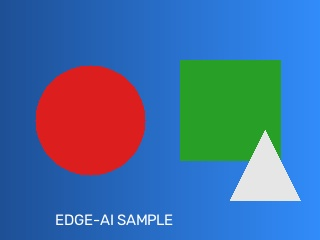
#> input picture opencv-experiments/sample.jpg, 320 x 240 px
$ python 04_edge_detection.py
#> lines starting #> are read from the running program, lines starting #| are printed output that depends on the picture; after the words box and inside, x2 and y2 are one past the last pixel; in counts of white or black regions, pixels touching at a corner belong together
"""
Canny edge detection, and why blurring first matters.

Why this matters: edge detection is noise-sensitive. Skipping the blur step
is a common mistake that produces noisy, unusable edge maps -- this script
shows the difference side by side, measured by counting edge pixels.
"""

import os
import cv2

HERE = os.path.dirname(os.path.abspath(__file__))
img = cv2.imread(os.path.join(HERE, "sample.jpg"))
#> img is the input picture: shape (240, 320, 3); mean B, G, R 158.4, 110.1, 69.2
gray = cv2.cvtColor(img, cv2.COLOR_BGR2GRAY)
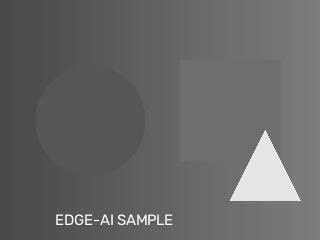
#> gray: shape (240, 320); min 73, max 250, mean 103.4

# --- Canny directly on the raw grayscale image ---
edges_raw = cv2.Canny(gray, threshold1=50, threshold2=150)
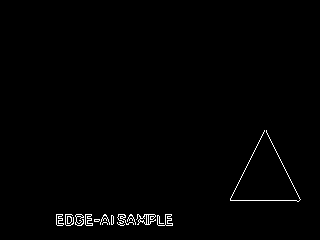
#> edges_raw: shape (240, 320); 0.96% white in thin lines or dots, all inside (x1, y1, x2, y2) = (56, 130, 301, 226)
cv2.imwrite(os.path.join(HERE, "04_edges_no_blur.jpg"), edges_raw)

# --- Blur first (Gaussian), then Canny -- the recommended order ---
blurred = cv2.GaussianBlur(gray, ksize=(5, 5), sigmaX=0)
edges_blurred = cv2.Canny(blurred, threshold1=50, threshold2=150)
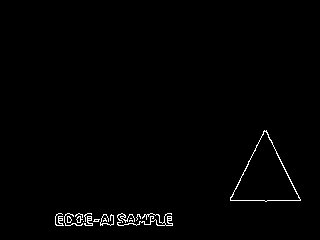
#> edges_blurred: shape (240, 320); 1% white in thin lines or dots, all inside (x1, y1, x2, y2) = (55, 130, 301, 226)
cv2.imwrite(os.path.join(HERE, "04_edges_with_blur.jpg"), edges_blurred)
cv2.imwrite(os.path.join(HERE, "04_blurred_input.jpg"), blurred)

edge_pixels_raw = int((edges_raw > 0).sum())
#> edge_pixels_raw = 740
edge_pixels_blurred = int((edges_blurred > 0).sum())
#> edge_pixels_blurred = 794

print(f"Edge pixels WITHOUT blur first: {edge_pixels_raw}")
#| Edge pixels WITHOUT blur first: 740
print(f"Edge pixels WITH blur first:    {edge_pixels_blurred}")
#| Edge pixels WITH blur first:    794
print(f"Difference: {edge_pixels_blurred - edge_pixels_raw:+d} edge pixels after blurring")
#| Difference: +54 edge pixels after blurring
print("\nOn THIS image, blurring first slightly INCREASED the edge pixel count --")
print("the opposite of what the 'blur reduces noise' framing predicts. That's")
print("because our synthetic image has clean, hard-edged shapes with no sensor")
print("noise to suppress; blurring instead softens the sharp geometric edges and")
print("anti-aliased boundaries just enough that Canny's edge-linking connects a")
print("few more border pixels into continuous edges. On a real noisy camera")
print("photo (the actual target case), blur-then-Canny suppresses speckle noise")
print("that would otherwise register as thousands of spurious 1-pixel edges --")
print("this synthetic image just doesn't have that noise to demonstrate against.")

print("\nSaved: 04_edges_no_blur.jpg, 04_blurred_input.jpg, 04_edges_with_blur.jpg")

# --- Threshold sensitivity: Canny has two thresholds (hysteresis) ---
edges_loose = cv2.Canny(blurred, threshold1=10, threshold2=50)   # more edges, more noise
edges_strict = cv2.Canny(blurred, threshold1=100, threshold2=200)  # fewer, stronger edges only
cv2.imwrite(os.path.join(HERE, "04_edges_loose_thresholds.jpg"), edges_loose)
cv2.imwrite(os.path.join(HERE, "04_edges_strict_thresholds.jpg"), edges_strict)
print(f"Loose thresholds (10,50): {int((edges_loose > 0).sum())} edge pixels")
#| Loose thresholds (10,50): 797 edge pixels
print(f"Strict thresholds (100,200): {int((edges_strict > 0).sum())} edge pixels")
#| Strict thresholds (100,200): 773 edge pixels
